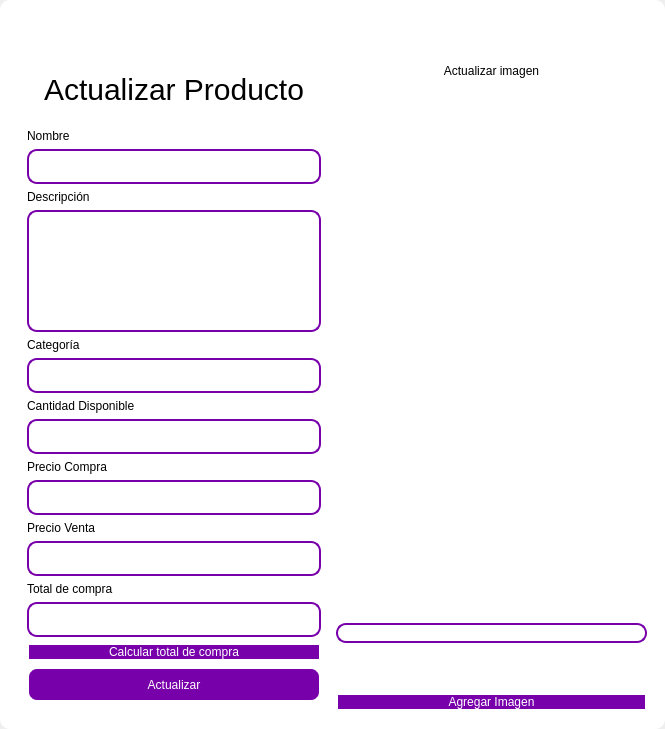
<?xml version="1.0" encoding="UTF-8"?>
<ui version="4.0">
 <class>MainWindow</class>
 <widget class="QMainWindow" name="MainWindow">
  <property name="geometry">
   <rect>
    <x>0</x>
    <y>0</y>
    <width>665</width>
    <height>729</height>
   </rect>
  </property>
  <property name="windowTitle">
   <string>MainWindow</string>
  </property>
  <property name="styleSheet">
   <string notr="true"/>
  </property>
  <widget class="QWidget" name="centralwidget">
   <property name="styleSheet">
    <string notr="true"/>
   </property>
   <layout class="QVBoxLayout" name="verticalLayout">
    <property name="spacing">
     <number>0</number>
    </property>
    <property name="leftMargin">
     <number>0</number>
    </property>
    <property name="topMargin">
     <number>0</number>
    </property>
    <property name="rightMargin">
     <number>0</number>
    </property>
    <property name="bottomMargin">
     <number>0</number>
    </property>
    <item>
     <widget class="QFrame" name="frame">
      <property name="enabled">
       <bool>true</bool>
      </property>
      <property name="styleSheet">
       <string notr="true">QFrame {
	border-radius:10px;
	background-color: rgb(255, 255, 255);
 }
</string>
      </property>
      <property name="frameShape">
       <enum>QFrame::StyledPanel</enum>
      </property>
      <property name="frameShadow">
       <enum>QFrame::Raised</enum>
      </property>
      <layout class="QVBoxLayout" name="verticalLayout_2">
       <item>
        <widget class="QFrame" name="frame_superior">
         <property name="minimumSize">
          <size>
           <width>0</width>
           <height>40</height>
          </size>
         </property>
         <property name="maximumSize">
          <size>
           <width>16777215</width>
           <height>40</height>
          </size>
         </property>
         <property name="styleSheet">
          <string notr="true">QPushButton{
border-radius:18px;
}

QPushButton:hover{
	background-color: rgb(0, 0, 0);
}
</string>
         </property>
         <property name="frameShape">
          <enum>QFrame::StyledPanel</enum>
         </property>
         <property name="frameShadow">
          <enum>QFrame::Raised</enum>
         </property>
         <layout class="QHBoxLayout" name="horizontalLayout_3">
          <property name="spacing">
           <number>4</number>
          </property>
          <property name="leftMargin">
           <number>0</number>
          </property>
          <property name="topMargin">
           <number>0</number>
          </property>
          <property name="rightMargin">
           <number>0</number>
          </property>
          <property name="bottomMargin">
           <number>0</number>
          </property>
          <item>
           <widget class="QPushButton" name="btn_icon">
            <property name="text">
             <string/>
            </property>
            <property name="iconSize">
             <size>
              <width>40</width>
              <height>40</height>
             </size>
            </property>
           </widget>
          </item>
          <item>
           <spacer name="horizontalSpacer_2">
            <property name="orientation">
             <enum>Qt::Horizontal</enum>
            </property>
            <property name="sizeHint" stdset="0">
             <size>
              <width>443</width>
              <height>20</height>
             </size>
            </property>
           </spacer>
          </item>
          <item>
           <widget class="QPushButton" name="bt_minimizar">
            <property name="minimumSize">
             <size>
              <width>38</width>
              <height>38</height>
             </size>
            </property>
            <property name="maximumSize">
             <size>
              <width>38</width>
              <height>38</height>
             </size>
            </property>
            <property name="cursor">
             <cursorShape>PointingHandCursor</cursorShape>
            </property>
            <property name="text">
             <string/>
            </property>
            <property name="icon">
             <iconset>
              <normaloff>image/minus.svg</normaloff>image/minus.svg</iconset>
            </property>
            <property name="iconSize">
             <size>
              <width>38</width>
              <height>38</height>
             </size>
            </property>
           </widget>
          </item>
          <item>
           <widget class="QPushButton" name="bt_maximizar">
            <property name="minimumSize">
             <size>
              <width>38</width>
              <height>38</height>
             </size>
            </property>
            <property name="maximumSize">
             <size>
              <width>38</width>
              <height>38</height>
             </size>
            </property>
            <property name="cursor">
             <cursorShape>PointingHandCursor</cursorShape>
            </property>
            <property name="text">
             <string/>
            </property>
            <property name="icon">
             <iconset>
              <normaloff>image/chevron-up.svg</normaloff>image/chevron-up.svg</iconset>
            </property>
            <property name="iconSize">
             <size>
              <width>38</width>
              <height>38</height>
             </size>
            </property>
           </widget>
          </item>
          <item>
           <widget class="QPushButton" name="bt_restaurar">
            <property name="minimumSize">
             <size>
              <width>38</width>
              <height>38</height>
             </size>
            </property>
            <property name="maximumSize">
             <size>
              <width>38</width>
              <height>38</height>
             </size>
            </property>
            <property name="cursor">
             <cursorShape>PointingHandCursor</cursorShape>
            </property>
            <property name="text">
             <string/>
            </property>
            <property name="icon">
             <iconset>
              <normaloff>image/chevron-down.svg</normaloff>image/chevron-down.svg</iconset>
            </property>
            <property name="iconSize">
             <size>
              <width>38</width>
              <height>38</height>
             </size>
            </property>
           </widget>
          </item>
          <item>
           <widget class="QPushButton" name="bt_cerrar">
            <property name="minimumSize">
             <size>
              <width>38</width>
              <height>38</height>
             </size>
            </property>
            <property name="maximumSize">
             <size>
              <width>38</width>
              <height>38</height>
             </size>
            </property>
            <property name="cursor">
             <cursorShape>PointingHandCursor</cursorShape>
            </property>
            <property name="text">
             <string/>
            </property>
            <property name="icon">
             <iconset>
              <normaloff>image/x.svg</normaloff>image/x.svg</iconset>
            </property>
            <property name="iconSize">
             <size>
              <width>38</width>
              <height>38</height>
             </size>
            </property>
           </widget>
          </item>
         </layout>
        </widget>
       </item>
       <item>
        <widget class="QFrame" name="frame_3">
         <property name="styleSheet">
          <string notr="true">QLabel {
	color: rgb(0, 0, 0);
	font: 12pt &quot;Arial&quot;;
	background-color: rgba(0, 0, 0,0);
}

QTextEdit{
background-color: rgba(0, 0, 0,0);
border-radius:10px; 
font: 12pt &quot;Arial&quot;;
color: rgb(255, 255, 254);
border: 2px solid  rgb(120, 0, 171);

}

QTextEdit:hover{
background-color: rgba(0, 0, 0,0);
border-radius:10px; 
font: 12pt &quot;Arial&quot;;
border: 2px solid  rgb(120, 0, 171);
	color: rgb(0, 0, 0);
}

QTextEdit:focus{
background-color: rgb(0, 0, 0);
border-radius:10px; 
font: 12pt &quot;Arial&quot;;
border: 2px solid rgb(120, 0, 171);
}

QLineEdit{
background-color: rgba(0, 0, 0,0);
border-radius:10px; 
font: 12pt &quot;Arial&quot;;
color: rgb(255, 255, 254);
border: 2px solid  rgb(120, 0, 171);
}

QLineEdit:hover{
background-color: rgba(0, 0, 0,0);
border-radius:10px; 
font: 12pt &quot;Arial&quot;;
border: 2px solid  rgb(120, 0, 171);
}

QLineEdit:focus{
background-color: rgb(0, 0, 0);
border-radius:10px; 
font: 12pt &quot;Arial&quot;;
border: 2px solid rgb(120, 0, 171);
}

QCheckBox{
	font: 12pt &quot;Arial&quot;;
	color: rgb(255, 255, 255);
}

QCheckBox::indicator {
    width: 18px;
    height:18px;
}

QCheckBox::indicator:unchecked {
   background-image: url(image/square.svg);
}

QCheckBox::indicator:checked {
   background-image: url(image/check-square.svg);
}

QPushButton{
border-radius:10px; 
font: 12pt &quot;Arial&quot;;
color: rgb(255, 255, 254);
border: 2px solid #ffffff;
	background-color: rgb(120, 0, 171);
}

QPushButton:hover{
border-radius:10px; 
font: 12pt &quot;Arial&quot;;
color: rgb(255, 255, 255);
border: 2px solid rgb(120, 0, 171);
	background-color: rgb(120, 0, 171);
}
</string>
         </property>
         <property name="frameShape">
          <enum>QFrame::StyledPanel</enum>
         </property>
         <property name="frameShadow">
          <enum>QFrame::Raised</enum>
         </property>
         <layout class="QHBoxLayout" name="horizontalLayout_4">
          <item>
           <layout class="QVBoxLayout" name="verticalLayout_4">
            <item>
             <widget class="QLabel" name="label_3">
              <property name="minimumSize">
               <size>
                <width>100</width>
                <height>50</height>
               </size>
              </property>
              <property name="styleSheet">
               <string notr="true">font-size: 30px;
color: rgb(0, 0, 0);</string>
              </property>
              <property name="text">
               <string>Actualizar Producto</string>
              </property>
              <property name="alignment">
               <set>Qt::AlignCenter</set>
              </property>
             </widget>
            </item>
            <item>
             <widget class="QFrame" name="frame_4">
              <property name="maximumSize">
               <size>
                <width>400</width>
                <height>600</height>
               </size>
              </property>
              <property name="styleSheet">
               <string notr="true">QLabel {
color: rgb(0, 0, 0);
	font: 12pt &quot;Arial&quot;;
	background-color: rgba(0, 0, 0,0);
}

QTextEdit{
background-color: rgba(0, 0, 0,0);
border-radius:10px; 
font: 12pt &quot;Arial&quot;;
color: rgb(0, 0, 0);
border: 2px solid  rgb(120, 0, 171);

}

QTextEdit:hover{
background-color: rgba(0, 0, 0,0);
border-radius:10px; 
font: 12pt &quot;Arial&quot;;
border: 2px solid  rgb(120, 0, 171);
	color: rgb(255, 255, 255);
}

QTextEdit:focus{
background-color: rgb(0, 0, 0);
border-radius:10px; 
font: 12pt &quot;Arial&quot;;
border: 2px solid rgb(120, 0, 171);
	
}

QLineEdit{
background-color: rgba(0, 0, 0,0);
border-radius:10px; 
font: 12pt &quot;Arial&quot;;
	color: rgb(0, 0, 0);
border: 2px solid  rgb(120, 0, 171);
}

QLineEdit:hover{
background-color: rgba(0, 0, 0,0);
border-radius:10px; 
font: 12pt &quot;Arial&quot;;
border: 2px solid  rgb(120, 0, 171);
}

QLineEdit:focus{
background-color: rgb(0, 0, 0);
border-radius:10px; 
font: 12pt &quot;Arial&quot;;
border: 2px solid rgb(120, 0, 171);
color: rgb(255, 255, 255);
}

QCheckBox{
	font: 12pt &quot;Arial&quot;;
	color: rgb(255, 255, 255);
}

QCheckBox::indicator {
    width: 18px;
    height:18px;
}

QCheckBox::indicator:unchecked {
   background-image: url(image/square.svg);
}

QCheckBox::indicator:checked {
   background-image: url(image/check-square.svg);
}

QPushButton{
border-radius:10px; 
font: 12pt &quot;Arial&quot;;
color: rgb(255, 255, 254);
border: 2px solid #ffffff;
background-color: rgb(120, 0, 171);
}

QPushButton:hover{
border-radius:10px; 
font: 12pt &quot;Arial&quot;;
color: rgb(255, 255, 255);
border: 2px solid rgb(120, 0, 171);
	background-color: rgb(120, 0, 171);
}
</string>
              </property>
              <property name="frameShape">
               <enum>QFrame::StyledPanel</enum>
              </property>
              <property name="frameShadow">
               <enum>QFrame::Raised</enum>
              </property>
              <layout class="QVBoxLayout" name="verticalLayout_3">
               <item>
                <spacer name="verticalSpacer_3">
                 <property name="orientation">
                  <enum>Qt::Vertical</enum>
                 </property>
                 <property name="sizeHint" stdset="0">
                  <size>
                   <width>20</width>
                   <height>40</height>
                  </size>
                 </property>
                </spacer>
               </item>
               <item>
                <widget class="QLabel" name="label_4">
                 <property name="text">
                  <string>Nombre</string>
                 </property>
                </widget>
               </item>
               <item>
                <widget class="QLineEdit" name="nametxt">
                 <property name="minimumSize">
                  <size>
                   <width>0</width>
                   <height>35</height>
                  </size>
                 </property>
                 <property name="text">
                  <string/>
                 </property>
                </widget>
               </item>
               <item>
                <widget class="QLabel" name="label_7">
                 <property name="text">
                  <string>Descripción</string>
                 </property>
                </widget>
               </item>
               <item>
                <widget class="QTextEdit" name="descriptiontxt">
                 <property name="minimumSize">
                  <size>
                   <width>0</width>
                   <height>40</height>
                  </size>
                 </property>
                </widget>
               </item>
               <item>
                <spacer name="verticalSpacer_4">
                 <property name="orientation">
                  <enum>Qt::Vertical</enum>
                 </property>
                 <property name="sizeHint" stdset="0">
                  <size>
                   <width>20</width>
                   <height>40</height>
                  </size>
                 </property>
                </spacer>
               </item>
               <item>
                <widget class="QLabel" name="label_5">
                 <property name="text">
                  <string>Categoría</string>
                 </property>
                </widget>
               </item>
               <item>
                <widget class="QLineEdit" name="categorytxt">
                 <property name="minimumSize">
                  <size>
                   <width>0</width>
                   <height>35</height>
                  </size>
                 </property>
                 <property name="maximumSize">
                  <size>
                   <width>16777215</width>
                   <height>16777215</height>
                  </size>
                 </property>
                 <property name="echoMode">
                  <enum>QLineEdit::Normal</enum>
                 </property>
                </widget>
               </item>
               <item>
                <spacer name="verticalSpacer_5">
                 <property name="orientation">
                  <enum>Qt::Vertical</enum>
                 </property>
                 <property name="sizeHint" stdset="0">
                  <size>
                   <width>20</width>
                   <height>40</height>
                  </size>
                 </property>
                </spacer>
               </item>
               <item>
                <widget class="QLabel" name="label">
                 <property name="text">
                  <string>Cantidad Disponible</string>
                 </property>
                </widget>
               </item>
               <item>
                <widget class="QLineEdit" name="stocktxt">
                 <property name="minimumSize">
                  <size>
                   <width>0</width>
                   <height>35</height>
                  </size>
                 </property>
                </widget>
               </item>
               <item>
                <widget class="QLabel" name="label_2">
                 <property name="text">
                  <string>Precio Compra</string>
                 </property>
                </widget>
               </item>
               <item>
                <spacer name="verticalSpacer_6">
                 <property name="orientation">
                  <enum>Qt::Vertical</enum>
                 </property>
                 <property name="sizeHint" stdset="0">
                  <size>
                   <width>20</width>
                   <height>40</height>
                  </size>
                 </property>
                </spacer>
               </item>
               <item>
                <widget class="QLineEdit" name="pricepurchtxt">
                 <property name="minimumSize">
                  <size>
                   <width>0</width>
                   <height>35</height>
                  </size>
                 </property>
                </widget>
               </item>
               <item>
                <spacer name="verticalSpacer_10">
                 <property name="orientation">
                  <enum>Qt::Vertical</enum>
                 </property>
                 <property name="sizeHint" stdset="0">
                  <size>
                   <width>20</width>
                   <height>40</height>
                  </size>
                 </property>
                </spacer>
               </item>
               <item>
                <widget class="QLabel" name="label_6">
                 <property name="text">
                  <string>Precio Venta</string>
                 </property>
                </widget>
               </item>
               <item>
                <widget class="QLineEdit" name="pricesaletxt">
                 <property name="minimumSize">
                  <size>
                   <width>0</width>
                   <height>35</height>
                  </size>
                 </property>
                </widget>
               </item>
               <item>
                <widget class="QLabel" name="label_8">
                 <property name="text">
                  <string>Total de compra</string>
                 </property>
                </widget>
               </item>
               <item>
                <widget class="QLineEdit" name="totaltxt">
                 <property name="enabled">
                  <bool>false</bool>
                 </property>
                 <property name="minimumSize">
                  <size>
                   <width>0</width>
                   <height>35</height>
                  </size>
                 </property>
                 <property name="maximumSize">
                  <size>
                   <width>16777215</width>
                   <height>16777215</height>
                  </size>
                 </property>
                </widget>
               </item>
               <item>
                <widget class="QPushButton" name="btn_calculate_total">
                 <property name="cursor">
                  <cursorShape>PointingHandCursor</cursorShape>
                 </property>
                 <property name="text">
                  <string>Calcular total de compra</string>
                 </property>
                </widget>
               </item>
               <item>
                <spacer name="verticalSpacer_9">
                 <property name="orientation">
                  <enum>Qt::Vertical</enum>
                 </property>
                 <property name="sizeHint" stdset="0">
                  <size>
                   <width>20</width>
                   <height>50</height>
                  </size>
                 </property>
                </spacer>
               </item>
               <item>
                <widget class="QPushButton" name="btn_update">
                 <property name="minimumSize">
                  <size>
                   <width>0</width>
                   <height>35</height>
                  </size>
                 </property>
                 <property name="cursor">
                  <cursorShape>PointingHandCursor</cursorShape>
                 </property>
                 <property name="text">
                  <string>Actualizar</string>
                 </property>
                </widget>
               </item>
               <item>
                <spacer name="verticalSpacer_7">
                 <property name="orientation">
                  <enum>Qt::Vertical</enum>
                 </property>
                 <property name="sizeHint" stdset="0">
                  <size>
                   <width>20</width>
                   <height>40</height>
                  </size>
                 </property>
                </spacer>
               </item>
               <item>
                <spacer name="verticalSpacer_8">
                 <property name="orientation">
                  <enum>Qt::Vertical</enum>
                 </property>
                 <property name="sizeHint" stdset="0">
                  <size>
                   <width>20</width>
                   <height>40</height>
                  </size>
                 </property>
                </spacer>
               </item>
              </layout>
             </widget>
            </item>
           </layout>
          </item>
          <item>
           <layout class="QVBoxLayout" name="verticalLayout_5">
            <property name="spacing">
             <number>50</number>
            </property>
            <property name="leftMargin">
             <number>0</number>
            </property>
            <property name="topMargin">
             <number>0</number>
            </property>
            <property name="rightMargin">
             <number>0</number>
            </property>
            <property name="bottomMargin">
             <number>0</number>
            </property>
            <item>
             <widget class="QLabel" name="label_9">
              <property name="layoutDirection">
               <enum>Qt::LeftToRight</enum>
              </property>
              <property name="styleSheet">
               <string notr="true">color: rgb(0, 0, 0);
font: 30pt &quot;MS Shell Dlg 2&quot;;</string>
              </property>
              <property name="text">
               <string>Actualizar imagen</string>
              </property>
              <property name="alignment">
               <set>Qt::AlignCenter</set>
              </property>
             </widget>
            </item>
            <item>
             <layout class="QHBoxLayout" name="horizontalLayout">
              <item>
               <spacer name="horizontalSpacer_3">
                <property name="orientation">
                 <enum>Qt::Vertical</enum>
                </property>
                <property name="sizeHint" stdset="0">
                 <size>
                  <width>20</width>
                  <height>40</height>
                 </size>
                </property>
               </spacer>
              </item>
              <item>
               <widget class="QLabel" name="image_label">
                <property name="minimumSize">
                 <size>
                  <width>55</width>
                  <height>0</height>
                 </size>
                </property>
                <property name="text">
                 <string/>
                </property>
               </widget>
              </item>
              <item>
               <spacer name="horizontalSpacer">
                <property name="orientation">
                 <enum>Qt::Vertical</enum>
                </property>
                <property name="sizeHint" stdset="0">
                 <size>
                  <width>20</width>
                  <height>40</height>
                 </size>
                </property>
               </spacer>
              </item>
             </layout>
            </item>
            <item>
             <widget class="QLineEdit" name="imagetxt">
              <property name="enabled">
               <bool>false</bool>
              </property>
             </widget>
            </item>
            <item>
             <widget class="QPushButton" name="btn_add_image">
              <property name="cursor">
               <cursorShape>PointingHandCursor</cursorShape>
              </property>
              <property name="text">
               <string>Agregar Imagen</string>
              </property>
             </widget>
            </item>
           </layout>
          </item>
         </layout>
        </widget>
       </item>
      </layout>
     </widget>
    </item>
   </layout>
  </widget>
 </widget>
 <resources/>
 <connections/>
</ui>
